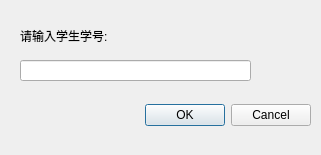
<?xml version="1.0" encoding="UTF-8"?>
<ui version="4.0">
 <class>FindStudentInformation</class>
 <widget class="QDialog" name="FindStudentInformation">
  <property name="geometry">
   <rect>
    <x>0</x>
    <y>0</y>
    <width>321</width>
    <height>155</height>
   </rect>
  </property>
  <property name="windowTitle">
   <string>Dialog</string>
  </property>
  <widget class="QDialogButtonBox" name="buttonBox">
   <property name="geometry">
    <rect>
     <x>110</x>
     <y>100</y>
     <width>201</width>
     <height>31</height>
    </rect>
   </property>
   <property name="orientation">
    <enum>Qt::Horizontal</enum>
   </property>
   <property name="standardButtons">
    <set>QDialogButtonBox::Cancel|QDialogButtonBox::Ok</set>
   </property>
  </widget>
  <widget class="QLabel" name="label">
   <property name="geometry">
    <rect>
     <x>20</x>
     <y>10</y>
     <width>111</width>
     <height>51</height>
    </rect>
   </property>
   <property name="text">
    <string>请输入学生学号:</string>
   </property>
  </widget>
  <widget class="QLineEdit" name="lineEditSN">
   <property name="geometry">
    <rect>
     <x>20</x>
     <y>60</y>
     <width>231</width>
     <height>21</height>
    </rect>
   </property>
  </widget>
 </widget>
 <resources/>
 <connections>
  <connection>
   <sender>buttonBox</sender>
   <signal>accepted()</signal>
   <receiver>FindStudentInformation</receiver>
   <slot>accept()</slot>
   <hints>
    <hint type="sourcelabel">
     <x>310</x>
     <y>114</y>
    </hint>
    <hint type="destinationlabel">
     <x>157</x>
     <y>154</y>
    </hint>
   </hints>
  </connection>
  <connection>
   <sender>buttonBox</sender>
   <signal>rejected()</signal>
   <receiver>FindStudentInformation</receiver>
   <slot>reject()</slot>
   <hints>
    <hint type="sourcelabel">
     <x>310</x>
     <y>120</y>
    </hint>
    <hint type="destinationlabel">
     <x>286</x>
     <y>154</y>
    </hint>
   </hints>
  </connection>
  <connection>
   <sender>buttonBox</sender>
   <signal>accepted()</signal>
   <receiver>FindStudentInformation</receiver>
   <slot>accept()</slot>
   <hints>
    <hint type="sourcelabel">
     <x>274</x>
     <y>114</y>
    </hint>
    <hint type="destinationlabel">
     <x>274</x>
     <y>66</y>
    </hint>
   </hints>
  </connection>
  <connection>
   <sender>buttonBox</sender>
   <signal>rejected()</signal>
   <receiver>FindStudentInformation</receiver>
   <slot>reject()</slot>
   <hints>
    <hint type="sourcelabel">
     <x>188</x>
     <y>116</y>
    </hint>
    <hint type="destinationlabel">
     <x>66</x>
     <y>103</y>
    </hint>
   </hints>
  </connection>
 </connections>
</ui>
